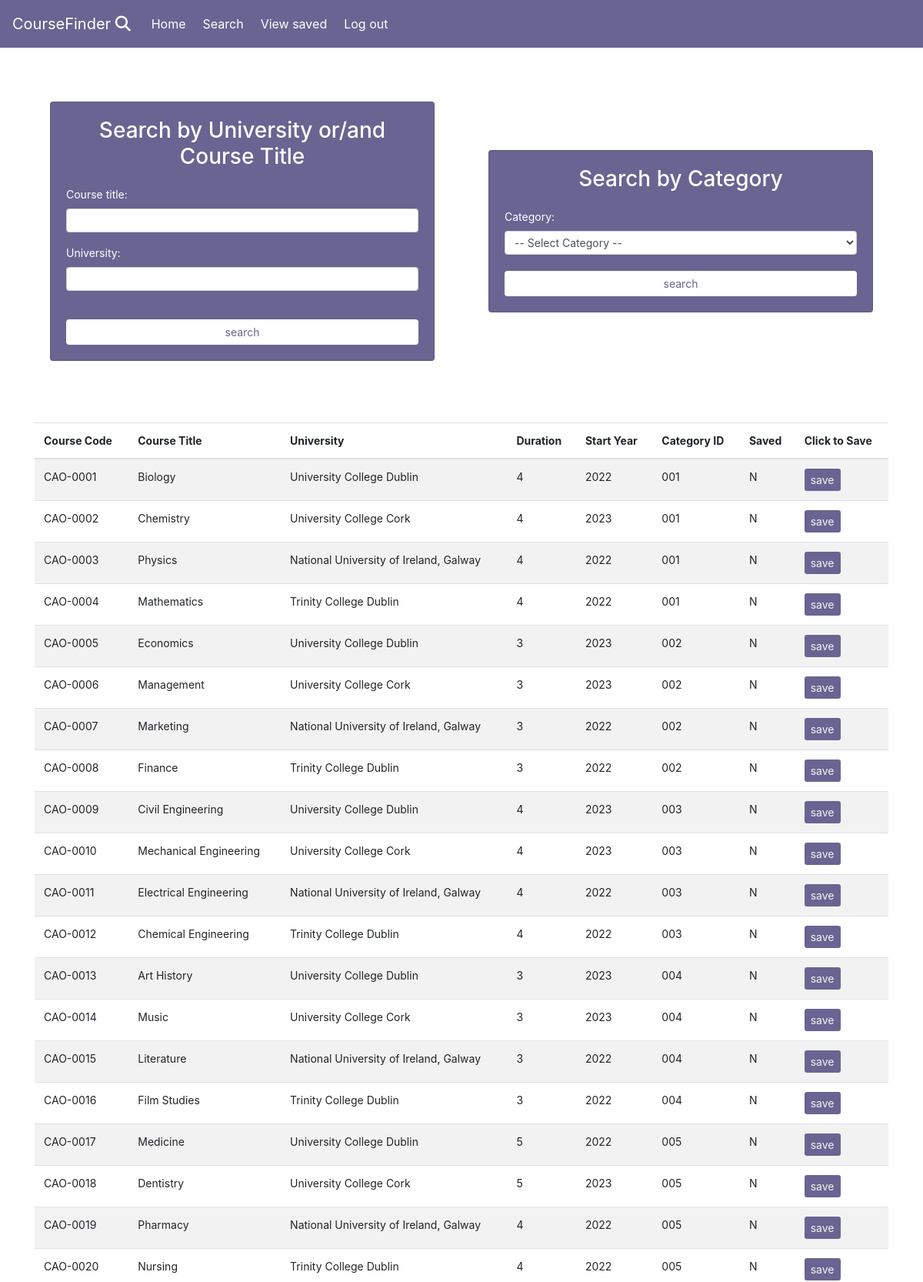
Page /search.php (signed in, upper part) on the committed database.
### tables this page shows
CREATE TABLE `courses` (
  `courseCode` varchar(20) NOT NULL,
  `courseTitle` varchar(50) NOT NULL,
  `university` varchar(50) NOT NULL,
  `durationYears` int(11) NOT NULL,
  `startYear` year(4) NOT NULL,
  `categoryID` varchar(10) DEFAULT NULL,
  `saved` varchar(1) NOT NULL
);

### search.php (the view, shortened to what this page needs)
<!DOCTYPE html>
<html lang="en">
<head>
    <link rel="stylesheet" href="https://cdn.jsdelivr.net/npm/bootstrap@4.5.3/dist/css/bootstrap.min.css">
<link rel="stylesheet" href="https://cdnjs.cloudflare.com/ajax/libs/font-awesome/6.5.2/css/all.min.css" />    <link rel="stylesheet" href="css/style.css">
    <link rel="stylesheet" href="https://cdnjs.cloudflare.com/ajax/libs/font-awesome/4.7.0/css/font-awesome.min.css">
</head>
<body class="d-flex flex-column min-vh-100">
    <?php
    require_once "database.php";
    include 'header.php';
    ?>
    <div class="container" style="margin-top: 50px;">
        <div class="row">
            <div class="col-6">
                <div class="global-container-search">
                    <div class="card form-search">
                        <h3 class="card-title text-center">Search by University or/and Course Title</h3>
                        <div class="card-text">
                            <form method="post">
                                <div class="form-group">
                                    <label for="title">Course title:</label>
                                    <input type="text" class="form-control form-control-sm" name="courseTitle">
                                </div>
                                <div class="form-group">
                                    <label for="university">University:</label>
                                    <input type="text" class="form-control form-control-sm" name="university">
                                </div>
                                <br>
                                <button type="submit" name="submit_button" class="btn btn-block">search</button>
                            </form>
                        </div>
                    </div>
                </div>
            </div>
            <div class="col-6">
                <div class="global-container-search">
                    <div class="card form-search">
                        <h3 class="card-title text-center">Search by Category</h3>
                        <div class="card-text">
                            <form method="post">
                                <label for="category">Category:</label>
                                <select class="form-control form-control-sm" name="category">
                                    <option disabled selected>-- Select Category --</option>
                                    <?php
                                        $sql = "SELECT categoryDescription From categories";
                                    ?>
                                </select>
                                <br>
                                <button type="submit" name="submit_button_cat" class="btn btn-block">search</button>
                            </form>
                        </div>
                    </div>
                </div>
            </div>
        </div>
    </div>
    <?php
    if (!empty($_POST["university"]) && empty($_POST["courseTitle"]))
    {
        $search_value = $_POST["university"];
        $sql = "SELECT * FROM courses WHERE university LIKE '%$search_value%'";
    }
    else if (empty($_POST["university"]) && !empty($_POST["courseTitle"]))
    {
        $search_value = $_POST["courseTitle"];
        $sql = "SELECT * FROM courses WHERE courseTitle LIKE '%$search_value%'";
    }
    else if (!empty($_POST["university"]) && !empty($_POST["courseTitle"]))
    {
        $courseTitle = $_POST["courseTitle"];
        $university = $_POST["university"];
        $sql = "SELECT * FROM courses WHERE courseTitle LIKE '%$courseTitle%' AND university LIKE '%$university%'";
    }
    else if (isset($_POST["submit_button_cat"]))
    {
        $search_value = $_POST["category"];
        $sql = "SELECT * FROM courses JOIN categories ON courses.categoryID = categories.categoryID WHERE categoryDescription ='$search_value'";
    }
    else if (empty($_POST["university"]) && empty($_POST["courseTitle"]))
    {
        $sql = "SELECT * FROM courses";
    }
    $res = $conn->query($sql) or die($conn->error);
    $count = 0;
    while($row = $res->fetch_assoc())
    {
        if ($count == 0)
        {
            echo '
            <div class="container">
            <form method="post">
            <table class="table table-striped" style="margin-top: 50px; margin-bottom: 80px;">
                <thead>
                    <tr>
                        <th>Course Code</th>
                        <th>Course Title</th>
                        <th>University</th>
                        <th>Duration</th>
                        <th>Start Year</th>
                        <th>Category ID</th>
                        <th>Saved</th>
                        <th>Click to Save</th>
                    </tr>
                </thead>
                <tbody>';
        }
        if ($row['saved'] == "N")
        {
            echo '
            <tr>
                <td>' . $row['courseCode']  . '</td>'.'
                <td>' . $row['courseTitle']  . '</td>'.'
                <td>' . $row['university']  . '</td>'.'
                <td>' . $row['durationYears']  . '</td>'.'
                <td>' . $row['startYear']  . '</td>'.'
                <td>' . $row['categoryID']  . '</td>'.'
                <td>' . $row['saved']  . '</td>'.'
                <td><button value="' . $row['courseCode'] . '" name="save_button" class="btn btn-sm" style="margin-top: 0px !important;">save</button></td>'.'
            </tr>';
        }
        $count = 1;
    }
    echo'
    </tbody>
    </table>
    </div>
    </form>
    ';
?>
</body>
</html>

### header.php (shortened to what this page needs)
<nav class="navbar sticky-top navbar-dark navbar-expand-sm">
    <a class="navbar-brand" href="home.php">
    CourseFinder <i class="fa-solid fa-magnifying-glass"></i>
    </a>
    <div class="collapse navbar-collapse" id="navbar-list-2">
        <ul class="navbar-nav">
            <li class="nav-item active">
                <a class="nav-link" href="home.php">Home</a>
            </li>
            <li class="nav-item active">
                <a class="nav-link" href="search.php">Search</a>
            </li>
            <li class="nav-item active">
                <a class="nav-link" href="view.php">View saved</a>
            </li>
            <li class="nav-item active">
                <a class="nav-link" href="logout.php">Log out</a>
            </li>
        </ul>
    </div>
</nav>

### css/style.css (style rules this page uses)
html,body { height: 100%; }
.global-container-search { background-color: #ffffff; height: 100%; display: flex; align-items: center; justify-content: center; }
form { padding-top: 10px; font-size: 14px; margin-top: 30px; margin: auto; }
.btn { font-size: 14px; margin-top:20px; background-color: #696492; border: #696492; color: #f4f4f4; }
.form-search button { font-size: 14px; margin-top:20px; background-color: white; color: #696492; margin: auto; }
.form-search { width:550px; margin:20px; background-color: #696492; padding: 20px; color: white; }
nav { background-color: #696492; }
nav li { padding: 3px; }
.home h3, p, a { color: #f4f4f4; }

### rows in the picture
courses: shows "Course Code", courseCode "CAO-0001", courseTitle "Biology", university "University College Dublin", durationYears "4", startYear "2022", categoryID "001", saved "N"
courses: courseCode "CAO-0002", courseTitle "Chemistry", university "University College Cork", durationYears "4", startYear "2023", categoryID "001", saved "N"
courses: courseCode "CAO-0003", courseTitle "Physics", university "National University of Ireland, Galway", durationYears "4", startYear "2022", categoryID "001", saved "N"
courses: courseCode "CAO-0004", courseTitle "Mathematics", university "Trinity College Dublin", durationYears "4", startYear "2022", categoryID "001", saved "N"
courses: courseCode "CAO-0005", courseTitle "Economics", university "University College Dublin", durationYears "3", startYear "2023", categoryID "002", saved "N"
courses: courseCode "CAO-0006", courseTitle "Management", university "University College Cork", durationYears "3", startYear "2023", categoryID "002", saved "N"
courses: courseCode "CAO-0007", courseTitle "Marketing", university "National University of Ireland, Galway", durationYears "3", startYear "2022", categoryID "002", saved "N"
courses: courseCode "CAO-0008", courseTitle "Finance", university "Trinity College Dublin", durationYears "3", startYear "2022", categoryID "002", saved "N"
courses: courseCode "CAO-0009", courseTitle "Civil Engineering", university "University College Dublin", durationYears "4", startYear "2023", categoryID "003", saved "N"
courses: courseCode "CAO-0010", courseTitle "Mechanical Engineering", university "University College Cork", durationYears "4", startYear "2023", categoryID "003", saved "N"
courses: courseCode "CAO-0011", courseTitle "Electrical Engineering", university "National University of Ireland, Galway", durationYears "4", startYear "2022", categoryID "003", saved "N"
courses: courseCode "CAO-0012", courseTitle "Chemical Engineering", university "Trinity College Dublin", durationYears "4", startYear "2022", categoryID "003", saved "N"
courses: courseCode "CAO-0013", courseTitle "Art History", university "University College Dublin", durationYears "3", startYear "2023", categoryID "004", saved "N"
courses: courseCode "CAO-0014", courseTitle "Music", university "University College Cork", durationYears "3", startYear "2023", categoryID "004", saved "N"
courses: courseCode "CAO-0015", courseTitle "Literature", university "National University of Ireland, Galway", durationYears "3", startYear "2022", categoryID "004", saved "N"
courses: courseCode "CAO-0016", courseTitle "Film Studies", university "Trinity College Dublin", durationYears "3", startYear "2022", categoryID "004", saved "N"
courses: courseCode "CAO-0017", courseTitle "Medicine", university "University College Dublin", durationYears "5", startYear "2022", categoryID "005", saved "N"
courses: courseCode "CAO-0018", courseTitle "Dentistry", university "University College Cork", durationYears "5", startYear "2023", categoryID "005", saved "N"
courses: courseCode "CAO-0019", courseTitle "Pharmacy", university "National University of Ireland, Galway", durationYears "4", startYear "2022", categoryID "005", saved "N"
courses: courseCode "CAO-0020", courseTitle "Nursing", university "Trinity College Dublin", durationYears "4", startYear "2022", categoryID "005", saved "N"
